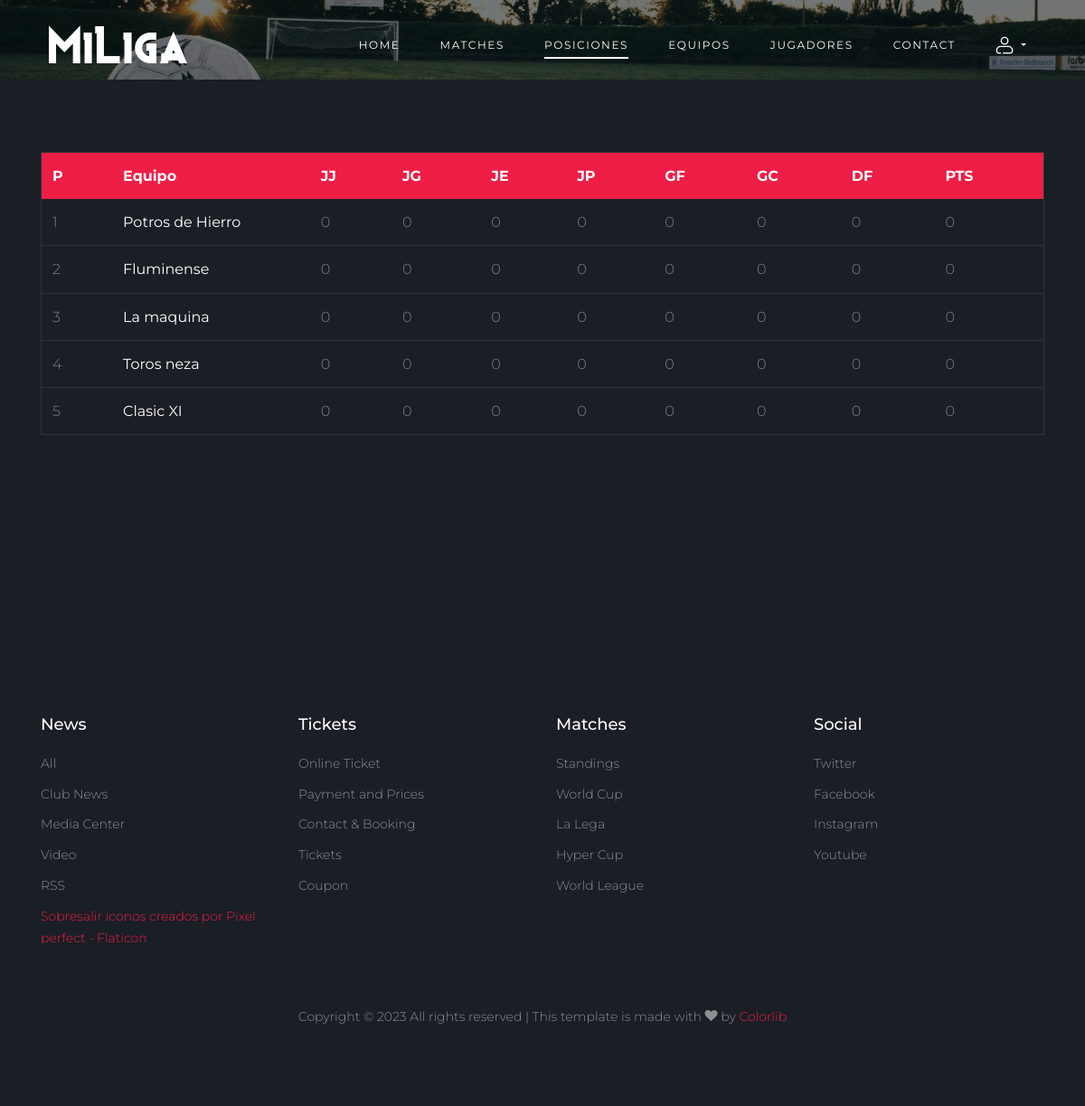
Before: /posiciones with the older database file.
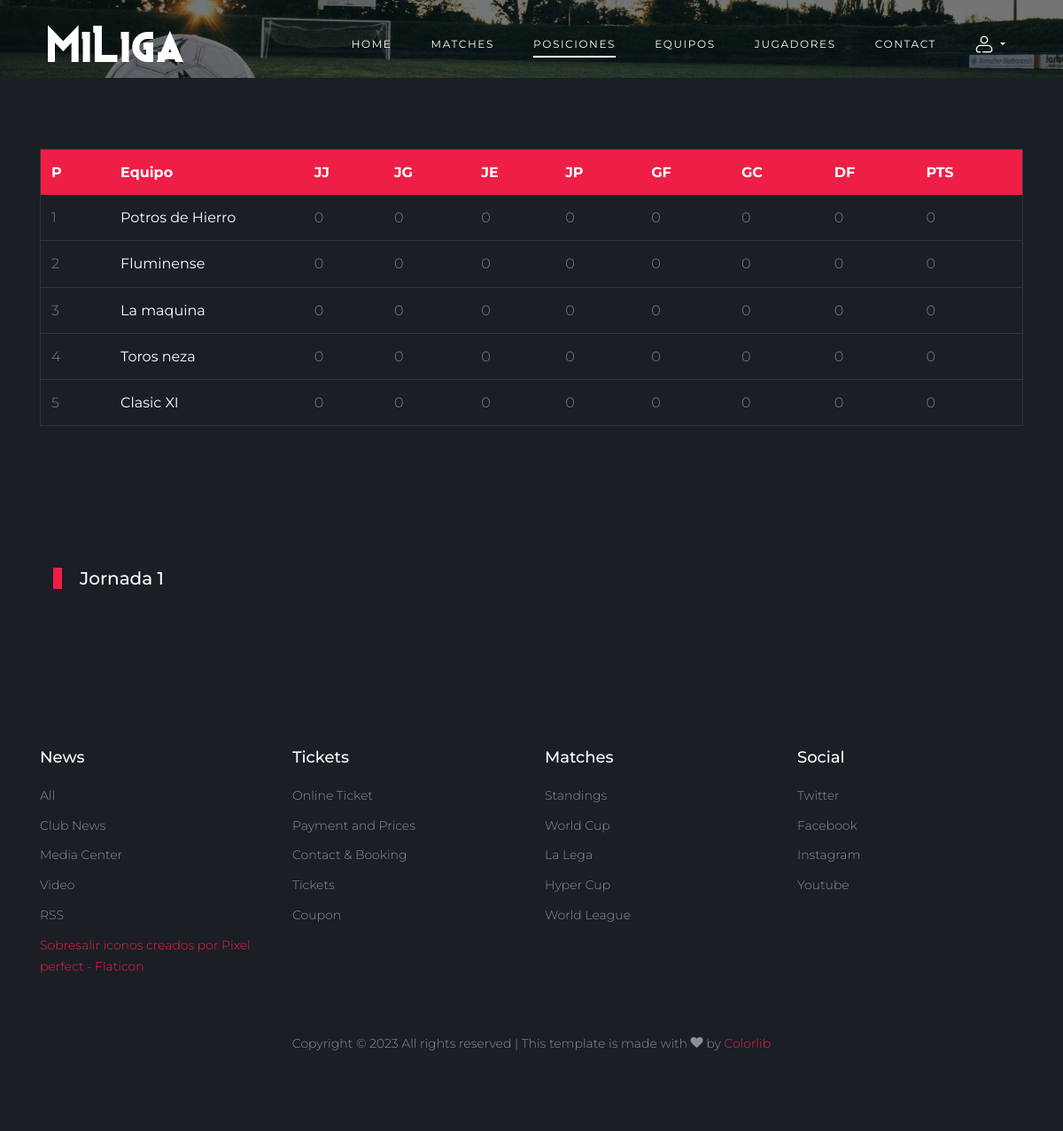
After: the same page with the newer database file.
### miliga/models.py (models this page shows, shortened)
class Equipo(models.Model):
    nombre     = models.CharField(max_length=100)
    campo      = models.CharField(max_length=100, blank=True, null=True, default=None)
    telefono   = models.CharField(max_length=100, blank=True, null=True, default=None)
    escudo_img = models.ImageField(upload_to='equipos/', blank=True, null=True)
    foto_img   = models.ImageField(upload_to='equipos/', blank=True, null=True)
    activo     = models.BooleanField(default=True)
    partidos_juados    = models.IntegerField(default=0)
    puntuacion         = models.IntegerField(default=0)
    partidos_ganados   = models.IntegerField(default=0)
    partidos_empatados = models.IntegerField(default=0)
    partidos_perdidos  = models.IntegerField(default=0)
    goles_a_favor      = models.IntegerField(default=0)
    goles_en_contra    = models.IntegerField(default=0)
    diferencia_goles   = models.IntegerField(default=0)

class Jornada(models.Model):
    numero = models.IntegerField()
    vuelta = models.IntegerField(default=1)
    fecha_inicio = models.DateField(blank=True, null=True)
    fecha_terminacion = models.DateField(blank=True, null=True)
    jornada_terminada     = models.BooleanField(default=False)

### miliga/views/matches.py (the view)
# urls.py: path('posiciones', posiciones, name='posiciones'),
def posiciones(request):
    context = {}
    context['zona'] = 'posiciones'
    equipos = Equipo.objects.all().order_by('-puntuacion')
    context['equipos'] = equipos
    jornadas = Jornada.objects.prefetch_related('partido_set').order_by('-numero')
    context['jornadas'] = jornadas
    return render(request, 'miliga/posiciones.html',context)

### miliga/templates/miliga/posiciones.html (shortened to what this page needs)
{% extends 'miliga/base_1.html' %}
{% load static %}
{% block content %}
<div class="site-section bg-dark">
    <div class="container">
        <div class="row">
            <div class="col-lg-12">
                <div class="widget-next-match table-responsive">
                    <table class="table custom-table ">
                        <thead>
                            <tr>
                                <th>P</th>
                                <th>Equipo</th>
                                <th>JJ</th>
                                <th>JG</th>
                                <th>JE</th>
                                <th>JP</th>
                                <th>GF</th>
                                <th>GC</th>
                                <th>DF</th>
                                <th>PTS</th>
                            </tr>
                        </thead>
                        <tbody>
                            {% for equipo in equipos %}
                            <tr>
                                <td>{{ forloop.counter }}</td>
                                <td class="nom_equipo_table"><strong class="text-white">{{equipo.nombre}}</strong></td>
                                <td>{{equipo.partidos_juados}}</td>
                                <td>{{equipo.partidos_ganados}}</td>
                                <td>{{equipo.partidos_empatados}}</td>
                                <td>{{equipo.partidos_perdidos}}</td>
                                <td>{{equipo.goles_a_favor}}</td>
                                <td>{{equipo.goles_en_contra}}</td>
                                <td>{{equipo.diferencia_goles}}</td>
                                <td>{{equipo.puntuacion}}</td>
                            </tr>
                            {% endfor %}
                        </tbody>
                    </table>
                </div>
            </div>
        </div>
    </div>
</div>
<div class="site-section bg-dark">
    <div class="container">
        {% for jornada in jornadas %}
        <div class="col-12 title-section">
            <h2 class="heading">Jornada {{jornada.numero}}</h2>
        </div>
        {%endfor%}
    </div>
</div>
{% endblock %}

Changed rows visible on the page:
added Jornada: numero "1"
